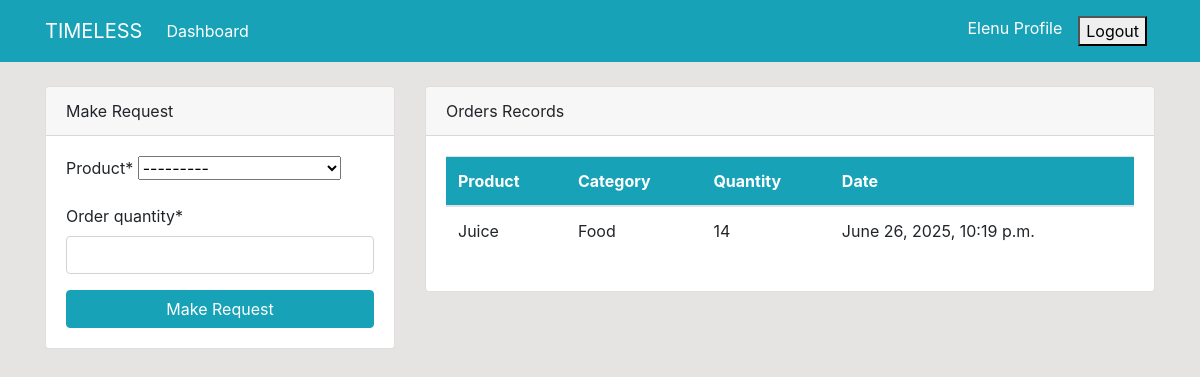
The app's page /dashboard/ (signed in), older data.
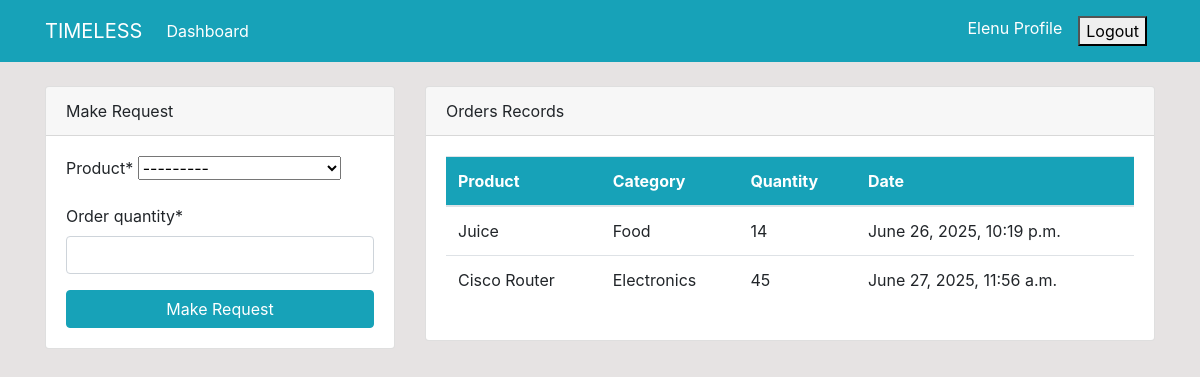
The same page, newer data.
### dashboard/models.py (models this page shows, shortened)
class Order(models.Model):
    product = models.ForeignKey(Product, on_delete=models.CASCADE, null=True)
    staff = models.ForeignKey(User, on_delete=models.CASCADE, null=True)
    order_quantity = models.PositiveIntegerField(null=True)
    date = models.DateTimeField(auto_now_add=True)
    class Meta:
        verbose_name_plural = 'Order'

class Product(models.Model):
    name = models.CharField(max_length=100, null=True)
    category = models.CharField(max_length=20, choices=CATEGORY, null=True)
    quantity = models.PositiveIntegerField(null=True)
    class Meta:
        verbose_name_plural = 'Product'
    def __str__(self):
        return f'{self.name} - {self.quantity}'

### dashboard/views.py (the view)
# urls.py: path('dashboard/', views.index, name='dashboard-index'),
@login_required
def index(request):
     orders = Order.objects.all()
     if request.method =='POST':
          form = OrderForm(request.POST)
          if form.is_valid():
              instance = form.save(commit=False)
              instance.staff = request.user
              instance.save()
              return redirect('dashboard-index')
     else:
         form = OrderForm()
     context = {
         'orders': orders,
         'form': form,
     }
     return render(request, 'dashboard/index.html', context)

### dashboard/forms.py
class OrderForm(forms.ModelForm):
    class Meta:
        model = Order
        fields = ['product', 'order_quantity']

### templates/dashboard/index.html (shortened to what the changed rows need)
{% extends 'partials/base.html' %}
{% block content %}
{% if user.is_authenticated and user.is_staff and user.is_superuser %}
{% include 'partials/topnav.html' %}
    <div class="container">
        <div class="row my-5">
            <div class="col-md-6">
                <div class="bg-white">
                    <canvas id="myChart1" width="400" height="300"></canvas>
                    <script>
                        var ctx = document.getElementById('myChart1').getContext('2d');
                        var myChart1 = new Chart(ctx, {
                            type: 'pie',
                            data: {
                                labels: ['Red', 'Blue', 'Yellow', 'Green', 'Purple', 'Orange'],
                                datasets: [{
                                    label: 'Products',
                                    data: [12, 19, 3, 5, 2, 3],
                                    backgroundColor: [
                                        'rgba(255, 99, 132, 1)',
                                        'rgba(54, 162, 235, 1)',
                                        'rgba(255, 206, 86, 1)',
                                        'rgba(75, 192, 192, 1)',
                                        'rgba(153, 102, 255, 1)',
                                        'rgba(255, 159, 64, 1)'
                                    ],
                                    borderColor: [
                                        'rgba(255, 99, 132, 1)',
                                        'rgba(54, 162, 235, 1)',
                                        'rgba(255, 206, 86, 1)',
                                        'rgba(75, 192, 192, 1)',
                                        'rgba(153, 102, 255, 1)',
                                        'rgba(255, 159, 64, 1)'
                                    ],
                                    borderWidth: 1
                                }]
                            },
                            options: {
                                scales: {
                                    yAxes: [{
                                        ticks: {
                                            beginAtZero: true
                                        }
                                    }]
                                }
                            }
                        });
                    </script>
                </div>
            </div>
            <div class="col-md-6">
                <div class="bg-white">
                    <canvas id="myChart" width="400" height="300"></canvas>
                    <script>
                        var ctx = document.getElementById('myChart').getContext('2d');
                        var myChart = new Chart(ctx, {
                            type: 'bar',
                            data: {
                                labels: ['Red', 'Blue', 'Yellow', 'Green', 'Purple', 'Orange'],
                                datasets: [{
                                    label: 'Products',
                                    data: [12, 19, 3, 5, 2, 3],
                                    backgroundColor: [
                                        'rgba(255, 99, 132, 1)',
                                        'rgba(54, 162, 235, 1)',
                                        'rgba(255, 206, 86, 1)',
                                        'rgba(75, 192, 192, 1)',
                                        'rgba(153, 102, 255, 1)',
                                        'rgba(255, 159, 64, 1)'
                                    ],
                                    borderColor: [
                                        'rgba(255, 99, 132, 1)',
                                        'rgba(54, 162, 235, 1)',
                                        'rgba(255, 206, 86, 1)',
                                        'rgba(75, 192, 192, 1)',
                                        'rgba(153, 102, 255, 1)',
                                        'rgba(255, 159, 64, 1)'
                                    ],
                                    borderWidth: 1
                                }]
                            },
                            options: {
                                scales: {
                                    yAxes: [{
                                        ticks: {
                                            beginAtZero: true
                                        }
                                    }]
                                }
                            }
                        });
                    </script>
                </div>
            </div>
        </div>
    </div>
    {% else %}
   {% include 'dashboard/staff_index.html' %}
    {% endif %}
{% endblock %}

### templates/dashboard/staff_index.html (shortened to what this page needs)
 {% load crispy_forms_tags %}
  <div class="container">
    <div class="row mt-4">
        <div class="col-md-4">
            <div class="card">
                <div class="card-header">
                    Make Request
                </div>
                <div class="card-body">
                    <form method="POST">
                        {{ form|crispy }}
                        <input class="btn btn-info btn-block" type="submit" value="Make Request">
                    </form>
                </div>
            </div>
        </div>
        <div class="col-md-8">
            <div class="card">
                <div class="card-header">
                    Orders Records
                </div>
                <div class="card-body">
                    <table class="table bg-white">
                        <thead class="bg-info text-white">
                            <tr>
                                <th scope="col">Product</th>
                                <th scope="col">Category</th>
                                <th scope="col">Quantity</th>
                                <th scope="col">Date</th>
                            </tr>
                        </thead>
                        <tbody>
                            {% for order in orders %}
                            {% if order.staff == user %}
                            <tr>
                                <td>{{ order.product.name }}</td>
                                <td>{{ order.product.category }}</td>
                                <td>{{ order.order_quantity }}</td>
                                <td>{{ order.date }}</td>
                            </tr>
                            {% endif %}
                            {% endfor %}
                        </tbody>
                    </table>
                </div>
            </div>
        </div>
    </div>
    </div>

Row changes from the older to the newer data that the page shows:
added Order: product.name "Cisco Router", product.category "Electronics", order_quantity "45", date "June 27, 2025, 11:56 a.m."
